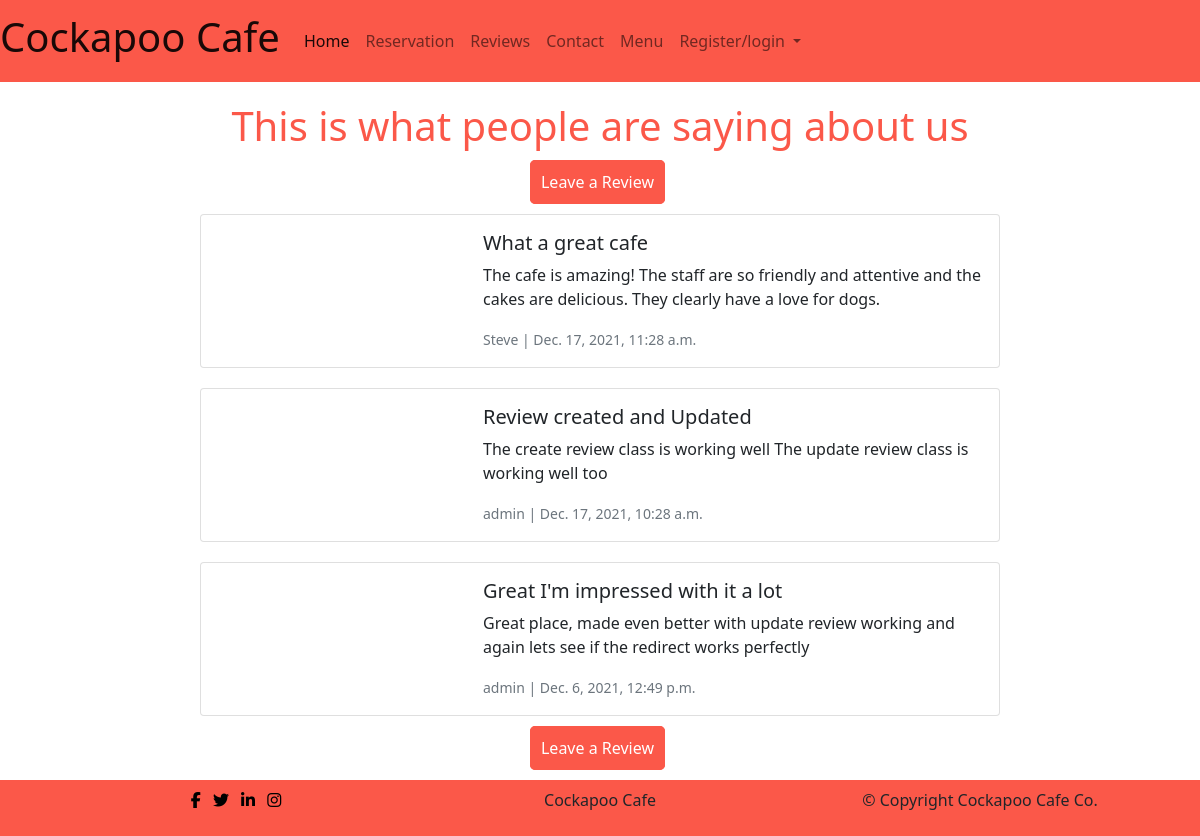
/review/, run on the app's committed database.
### review/models.py (models this page shows, shortened)
class Review(models.Model):
    author = models.ForeignKey(
        User, on_delete=models.CASCADE, related_name="User"
    )
    title = models.CharField(max_length=200, default='no_title', null=True, blank=True)
    body = models.TextField()
    image = CloudinaryField('image', default='review_placeholder')
    created_on = models.DateTimeField(auto_now_add=True)
    updated_on = models.DateTimeField(auto_now=True)
    status = models.IntegerField(choices=STATUS, default=0)
    approved = models.BooleanField(default=False)
    class Meta:
        ordering = ["created_on"]

### review/views.py (the view)
# urls.py: path('', views.ReviewListView.as_view(), name="review"),
class ReviewListView(ListView):
    model = Review
    queryset = Review.objects.filter(status=1).order_by('-created_on')
    template_name = 'review/review.html'

### review/templates/review/review.html (shortened to what this page needs)
{% extends 'base.html' %}
{% load static%}
{% load crispy_forms_tags %}
{% block content %}
  <h1 class="title">This is what people are saying about us</h1>
  {% if user.is_authenticated %}
    <p class="leave-review"><a class="menu-btn" href="{% url 'create_review' %}">Leave a Review</a></p>
  {% else %}
    <p class="leave-review"><a class="menu-btn" href="{% url 'account_signup' %}">Leave a Review</a></p>
  {% endif %}
{% for review in review_list %}
<div class="card mb-0 col-8 review">
    <div class="row g-0">
      <div class="col-md-4">
      </div>
      <div class="col-md-8">
        <div class="card-body">
          <h5 class="card-title">{{ review.title }}</h5>
          <p class="card-text">{{ review.body }}</p>
          <p class="card-text"><small class="text-muted">{{ review.author }} | {{ review.created_on }}</small></p>
        </div>
      </div>
    </div>
  </div>
{% endfor %}
{% if user.is_authenticated %}
  <p class="leave-review"><a class="menu-btn" href="{% url 'create_review' %}">Leave a Review</a></p>
{% else %}
  <p class="leave-review"><a class="menu-btn" href="{% url 'account_signup' %}">Leave a Review</a></p>
{% endif %}
{% endblock %}

### templates/base.html (shortened to what this page needs)
{% load static %}
<!DOCTYPE html>
<html lang="en">
<head>
    <link href="https://cdn.jsdelivr.net/npm/bootstrap@5.1.3/dist/css/bootstrap.min.css" rel="stylesheet">
    <link href="{% static 'css/style.css' %}" rel="stylesheet">
</head>
<body>
    <nav class="navbar navbar-expand-lg navbar-light nav-bg-col sticky">
        <div class="container-fluid">
          <a class="navbar-brand" href="/"><h1>Cockapoo Cafe</h1></a>
          <div class="collapse navbar-collapse" id="navbarSupportedContent">
            <ul class="navbar-nav me-auto mb-2 mb-lg-0">
              <li class="nav-item">
                <a class="nav-link active" aria-current="page" href="{% url 'home' %}">Home</a>
              </li>
              {% if user.is_authenticated %}
              <li class="nav-item">
                <a class="nav-link" href="{% url 'reservation' %}">Reservation</a>
              </li>
              {% else %}
              <li>
                <a class="nav-link" href="{% url 'account_signup' %}">Reservation</a>
              </li>
              {% endif %}
              <li class="nav-item">
                <a class="nav-link" href="{% url 'review' %}">Reviews</a>
              </li>
              <li class="nav-item">
                <a class="nav-link" href="{% url 'contact' %}">Contact</a>
              </li>
              <li class="nav-item">
                <a class="nav-link" href="{% url 'menu' %}">Menu</a>
              </li>
              {% if user.is_authenticated %}
              <li class="nav-item">
                <a class="nav-link" href="{% url 'account_logout' %}">Logout</a>
              </li>
              {% else %}
              <li class="nav-item dropdown">
                <a class="nav-link dropdown-toggle" href="#" id="navbarDropdown" role="button" data-bs-toggle="dropdown" aria-expanded="false">
                  Register/login
                </a>
              </li>
              {% endif %}
          </div>
        </div>
      </nav>
      {% block content %}
      {% endblock %}
     <footer class="stickyfoot">
        <div class="container">
            <div class="row">
                    <div class="col-4">
                        <div class="socials">
                            <ul>
                                <li class="list-inline-item"><a href="https://facebook.com" target="_blank" rel="noopener" aria-label="visit us on Facebook (opens a new tab)"><i class="fa fa-facebook"></i></a></li>
                                <li class="list-inline-item"><a href="https://twitter.com" target="_blank" rel="noopener" aria-label="visit us on Twitter (opens a new tab)"><i class="fa fa-twitter"></i></a></li>
                                <li class="list-inline-item"><a href="https://www.linkedin.com" target="_blank" rel="noopener" aria-label="visit us on LinkedIn (opens a new tab)"><i class="fa fa-linkedin"></i></a></li>
                                <li class="list-inline-item"><a href="https://instagram.com" target="_blank" rel="noopener" aria-label="visit us on Instagram (opens a new tab)"><i class="fa fa-instagram"></i></a></li>
                            </ul>
                        </div>
                    </div>
                    <div class="col-4">
                        <div>
                            <p>Cockapoo Cafe
                        </div>
                    </div>
                    <div class="col-4">
                        <div>
                            <p>© Copyright Cockapoo Cafe Co.
                        </div>
                    </div>
            </div>
        </div>
    </footer>
  </body>
</html>

### static/css/style.css (style rules this page uses)
.container-fluid { padding-left: 0; padding-right: 0; }
.nav-bg-col { background-color: #fb5849; }
footer { background-color: #fb5849; margin-top: 20px; text-align: center; padding-top: .5rem; padding-bottom: .5rem; }
nav { margin-bottom: 20px;; }
.sticky { position: sticky; top: 0px; z-index: 100; }
.stickyfoot { position: sticky; bottom: 0px; z-index: 100; }
.socials i { color: black; }
.menu-btn { background-color: #fb5849; color: #fff; border: 1px solid #fb5849; padding: 10px; border-radius: 5px; margin-bottom: 10px; margin-right: 5px; text-decoration: none; }
.review { margin: 20px auto; }
.title { color: #fb5849; text-align: center; }
.leave-review { text-align: center; margin-top: 20px; }

### data on the page
Review: title "What a great cafe", body "The cafe is amazing! The staff are so friendly and attentive and the cakes are delicious. They clearly have a love for dogs.", author "Steve", created_on "Dec. 17, 2021, 11:28 a.m."
Review: title "Review created and Updated", body "The create review class is working well The update review class is working well too", author "admin", created_on "Dec. 17, 2021, 10:28 a.m."
Review: title "Great I'm impressed with it a lot", body "Great place, made even better with update review working and again lets see if the redirect works perfectly", author "admin", created_on "Dec. 6, 2021, 12:49 p.m."
